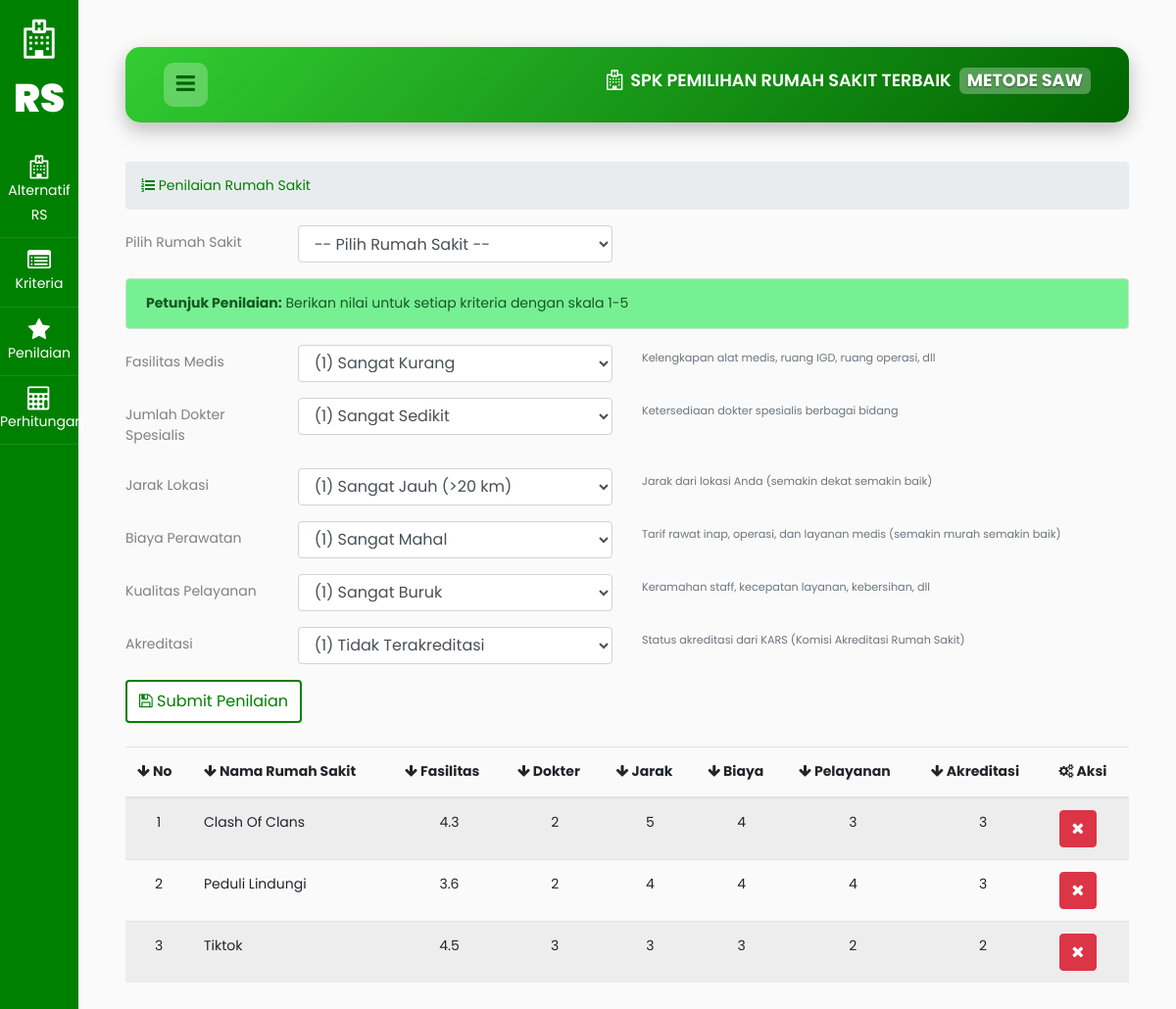
Page /penilaian.php on the earlier database version.
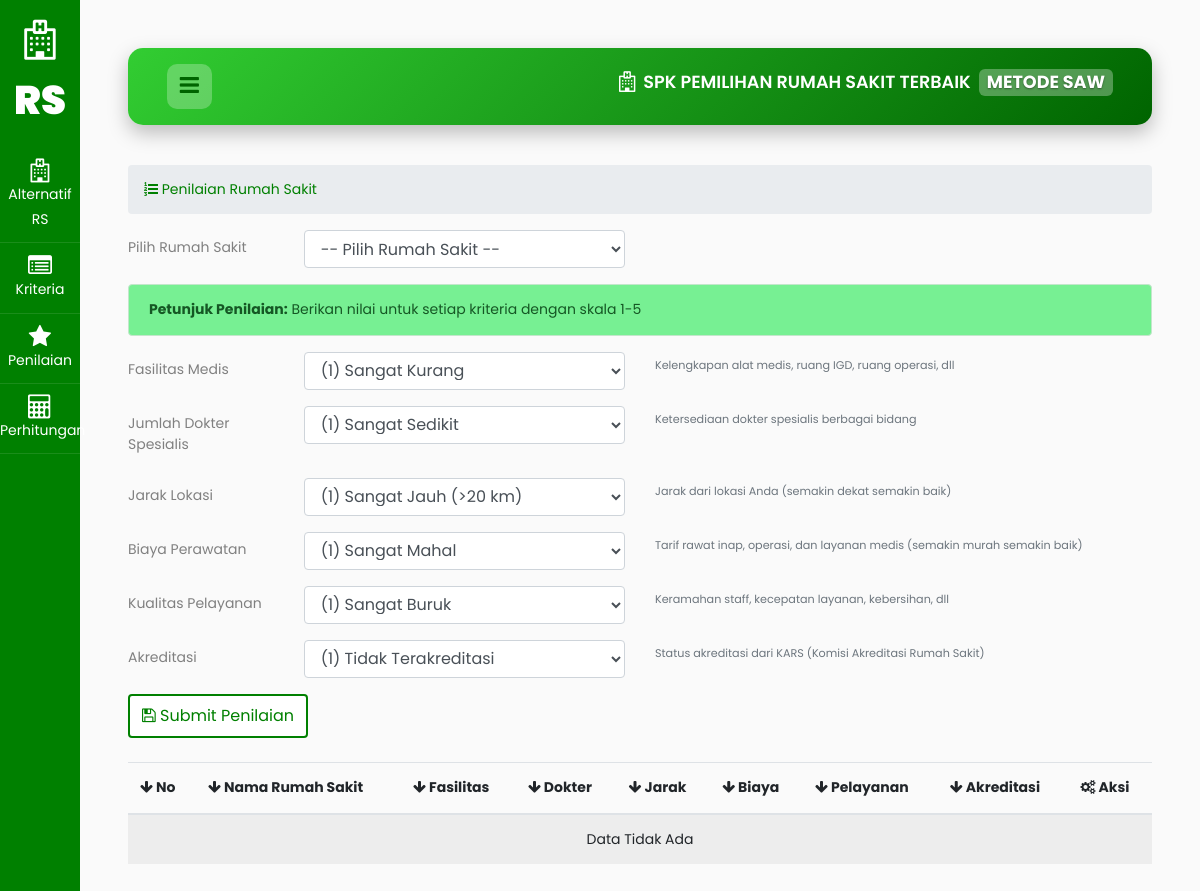
Same page on the later database version.
### tables this page shows
CREATE TABLE saw_penilaian (
  nama VARCHAR(100) PRIMARY KEY,
  fasilitas INT NOT NULL,
  dokter INT NOT NULL,
  jarak INT NOT NULL,
  biaya INT NOT NULL,
  pelayanan INT NOT NULL,
  akreditasi INT NOT NULL,
  FOREIGN KEY (nama) REFERENCES saw_rumahsakit(nama) ON DELETE CASCADE
);

### penilaian.php (the view, shortened to what this page needs)
<!doctype html>
<html lang="en">
<?php
include 'components/head.php';
?>
<body>
  <div class="wrapper d-flex align-items-stretch">
    <?php
    include 'components/sidebar.php';
    ?>
    <div id="content" class="p-4 p-md-5">
      <?php
      include 'components/navbar.php';
      ?>
      <section id="main-content">
        <section class="wrapper">
          <div class="row">
            <div class="col-lg-12">
              <ol class="breadcrumb">
                <li><i class="fa fa-list-ol" style="color: green;"></i><a href="penilaian.php" style="color: green;"> Penilaian Rumah Sakit</a></li>
              </ol>
            </div>
          </div>
          <?php
          include 'koneksi.php';
          ?>
          <form method="POST" action="">
            <div class="form-group row">
              <label class="col-sm-2 col-form-label">Pilih Rumah Sakit</label>
              <div class="col-sm-4">
                <select class="form-control" name="nama" required>
                  <option value="">-- Pilih Rumah Sakit --</option>
                </select>
              </div>
            </div>
            <div class="alert alert-success" style="background-color: #d4edda; background-color: #77f093ff; border-color: #c3e6cb;">
              <strong>Petunjuk Penilaian:</strong> Berikan nilai untuk setiap kriteria dengan skala 1-5
            </div>
            <div class="form-group row">
              <label class="col-sm-2 col-form-label">Fasilitas Medis</label>
              <div class="col-sm-4">
                <select class="form-control" name="fasilitas" required>
                  <option>(1) Sangat Kurang</option>
                </select>
              </div>
              <div class="col-sm-6">
                <small class="text-muted">Kelengkapan alat medis, ruang IGD, ruang operasi, dll</small>
              </div>
            </div>
            <div class="form-group row">
              <label class="col-sm-2 col-form-label">Jumlah Dokter Spesialis</label>
              <div class="col-sm-4">
                <select class="form-control" name="dokter" required>
                  <option>(1) Sangat Sedikit</option>
                </select>
              </div>
              <div class="col-sm-6">
                <small class="text-muted">Ketersediaan dokter spesialis berbagai bidang</small>
              </div>
            </div>
            <div class="form-group row">
              <label class="col-sm-2 col-form-label">Jarak Lokasi</label>
              <div class="col-sm-4">
                <select class="form-control" name="jarak" required>
                  <option>(1) Sangat Jauh (>20 km)</option>
                </select>
              </div>
              <div class="col-sm-6">
                <small class="text-muted">Jarak dari lokasi Anda (semakin dekat semakin baik)</small>
              </div>
            </div>
            <div class="form-group row">
              <label class="col-sm-2 col-form-label">Biaya Perawatan</label>
              <div class="col-sm-4">
                <select class="form-control" name="biaya" required>
                  <option>(1) Sangat Mahal</option>
                </select>
              </div>
              <div class="col-sm-6">
                <small class="text-muted">Tarif rawat inap, operasi, dan layanan medis (semakin murah semakin baik)</small>
              </div>
            </div>
            <div class="form-group row">
              <label class="col-sm-2 col-form-label">Kualitas Pelayanan</label>
              <div class="col-sm-4">
                <select class="form-control" name="pelayanan" required>
                  <option>(1) Sangat Buruk</option>
                </select>
              </div>
              <div class="col-sm-6">
                <small class="text-muted">Keramahan staff, kecepatan layanan, kebersihan, dll</small>
              </div>
            </div>
            <div class="form-group row">
              <label class="col-sm-2 col-form-label">Akreditasi</label>
              <div class="col-sm-4">
                <select class="form-control" name="akreditasi" required>
                  <option>(1) Tidak Terakreditasi</option>
                </select>
              </div>
              <div class="col-sm-6">
                <small class="text-muted">Status akreditasi dari KARS (Komisi Akreditasi Rumah Sakit)</small>
              </div>
            </div>
            <div class="mb-4">
              <button type="submit" name="submit" class="btn-submit">
                <i class="fa fa-save"></i> Submit Penilaian
              </button>
            </div>
          </form>
          <table class="table table-striped">
            <thead>
              <tr>
                <th><i class="fa fa-arrow-down"></i> No</th>
                <th><i class="fa fa-arrow-down"></i> Nama Rumah Sakit</th>
                <th><i class="fa fa-arrow-down"></i> Fasilitas</th>
                <th><i class="fa fa-arrow-down"></i> Dokter</th>
                <th><i class="fa fa-arrow-down"></i> Jarak</th>
                <th><i class="fa fa-arrow-down"></i> Biaya</th>
                <th><i class="fa fa-arrow-down"></i> Pelayanan</th>
                <th><i class="fa fa-arrow-down"></i> Akreditasi</th>
                <th><i class="fa fa-cogs"></i> Aksi</th>
              </tr>
            </thead>
            <tbody>
              <?php
              $b = 0;
              $sql = "SELECT*FROM saw_penilaian ORDER BY nama ASC";
              $hasil = $conn->query($sql);
              $rows = $hasil->num_rows;
              if ($rows > 0) {
                while ($row = $hasil->fetch_row()) {
              ?>
                  <tr>
                    <td align="center"><?php echo $b = $b + 1; ?></td>
                    <td><?= $row[0] ?></td>
                    <td align="center"><?= $row[1] ?></td>
                    <td align="center"><?= $row[2] ?></td>
                    <td align="center"><?= $row[3] ?></td>
                    <td align="center"><?= $row[4] ?></td>
                    <td align="center"><?= $row[5] ?></td>
                    <td align="center"><?= $row[6] ?></td>
                    <td>
                      <div class="btn-group">
                        <a class="btn btn-danger" href="penilaian_hapus.php?nama=<?= $row[0] ?>">
                          <i class="fa fa-close"></i></a>
                      </div>
                    </td>
                  </tr>
              <?php }
              } else {
                echo "<tr>
                    <td colspan='9' align='center'>Data Tidak Ada</td>
                <tr>";
              } ?>
            </tbody>
          </table>
        </section>
      </section>
    </div>
  </div>
</body>
</html>

### components/head.php (shortened to what this page needs)
<head>
    <link rel="stylesheet" href="https://stackpath.bootstrapcdn.com/font-awesome/4.7.0/css/font-awesome.min.css">
    <link rel="stylesheet" href="css/style.css">
</head>

### components/sidebar.php
<nav id="sidebar" class="active" style="background-color: green;">
    <h1><a href="index.php" class="logo"><i class="fa fa-hospital-o"></i> RS</a></h1>
    <ul class="list-unstyled components mb-5">
        <li>
            <a href="index.php"><span class="fa fa-hospital-o"></span> Alternatif RS</a>
        </li>
        <li>
            <a href="kriteria.php"><span class="fa fa-list-alt"></span> Kriteria</a>
        </li>
        <li>
            <a href="penilaian.php"><span class="fa fa-star"></span> Penilaian</a>
        </li>
        <li>
            <a href="hitung.php"><span class="fa fa-calculator"></span> Perhitungan</a>
        </li>
    </ul>
</nav>

### components/navbar.php (shortened to what this page needs)
<nav class="navbar navbar-expand-lg">
    <div class="container-fluid">
        <button type="button" id="sidebarCollapse" class="btn custom-btn">
            <i class="fa fa-bars"></i>
        </button>
        <h6 class="nav-title">
            <i class="fa fa-hospital-o"></i> SPK PEMILIHAN RUMAH SAKIT TERBAIK
            <span class="saw-highlight">METODE SAW</span>
        </h6>
    </div>
</nav>

### components/navbar.php (style rules this page uses)
.navbar { background: linear-gradient(135deg, #32CD32, #006400); padding: 1rem 1.5rem; border-radius: 15px; box-shadow: 0 8px 20px rgba(0,0,0,0.25); display: flex; align-items: center; backdrop-filter: blur(5px); }
.custom-btn { color: #006400; background-color: rgba(255,255,255,0.25); border: none; padding: 0.6rem 0.8rem; border-radius: 10px; cursor: pointer; transition: all 0.3s ease; margin-right: 1rem; }
.custom-btn i { font-size: 1.4rem; transition: all 0.3s ease; }
.nav-title { color: white; font-size: 1.1rem; font-weight: 600; display: flex; align-items: center; }
.nav-title i { margin-right: 0.5rem; font-size: 1.3rem; }
.saw-highlight { background: rgba(255,255,255,0.3); padding: 0.2rem 0.5rem; border-radius: 6px; margin-left: 0.5rem; font-weight: bold; color: #ffffff; text-shadow: 0 1px 2px rgba(0,0,0,0.4); }

### penilaian.php (style rules this page uses)
.btn-submit { color: green; border: 2px solid green; background-color: white; transition: 0.3s; padding: 6px 12px; font-size: 16px; border-radius: 4px; cursor: pointer; }

Differences in the rows shown:
removed saw_penilaian: nama "Clash Of Clans", peringkat "4.3", ukuran "2", unduhan "5", aktif "4", manfaat "3", kelebihan "3"
removed saw_penilaian: b "2", nama "Peduli Lindungi", peringkat "3.6", ukuran "2", unduhan "4", aktif "4", manfaat "4", kelebihan "3"
removed saw_penilaian: b "3", nama "Tiktok", peringkat "4.5", ukuran "3", unduhan "3", aktif "3", manfaat "2", kelebihan "2"
Other differences:
text now shown: "Data Tidak Ada"
